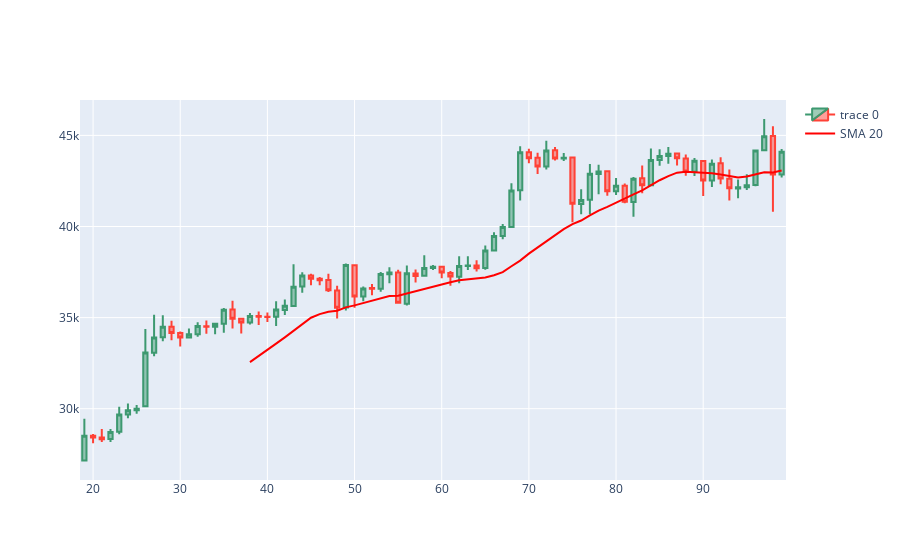

The notebook cell this image was saved under:
### Code cell
import plotly.graph_objects as go

dfpl = data[:]
fig = go.Figure(data=[go.Candlestick(x=dfpl.index,
                open=dfpl['Open'],
                high=dfpl['High'],
                low=dfpl['Low'],
                close=dfpl['Close'])])

# Add the moving averages to the plot
fig.add_trace(go.Scatter(x=dfpl.index, y=dfpl['SMA_20'], mode='lines', name='SMA 20', line=dict(color='red')))

fig.update_layout(xaxis_rangeslider_visible=False)
fig.show()
